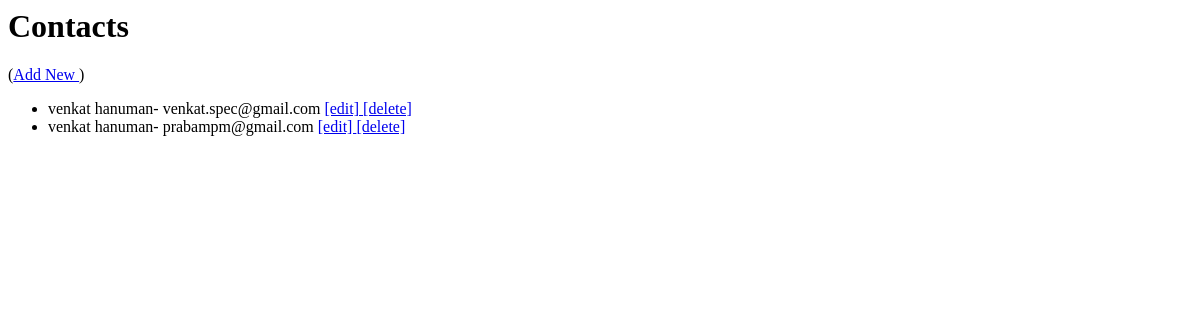
Before: / with the older database file.
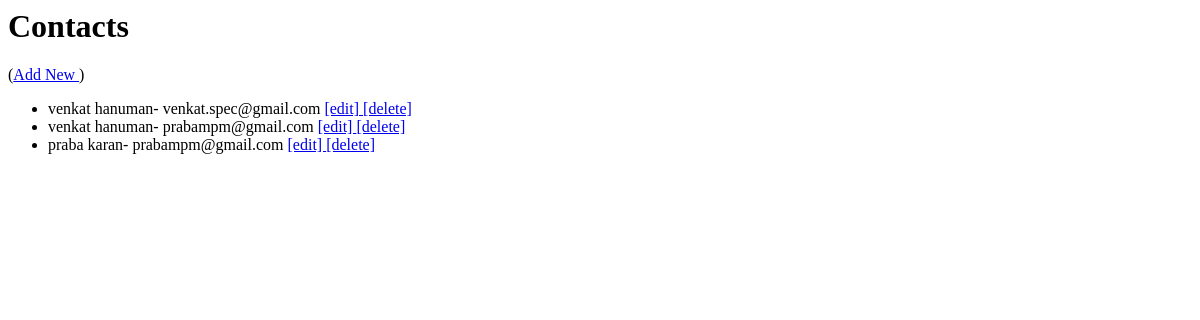
After: the same page with the newer database file.
### webapp/models.py (models this page shows)
class Contact(models.Model):
    first_name = models.CharField(
        max_length=255,
    )
    last_name = models.CharField(
        max_length=255,
    )
    email = models.EmailField()
    def __str__(self):
        return ' '.join([
            self.first_name,
            self.last_name,
        ])

### webapp/views.py (the view)
# urls.py: url(r'^$', webapp.views.ListContactView.as_view(),name='contacts-list'),
class ListContactView(ListView):
    model = Contact

### demo/templates/webapp/contact_list.html (shortened to what this page needs)
<html>
<head>
</head>
<body>
<h1>Contacts</h1>(<a href="/add">Add New </a>)
<ul>
  {% for contact in object_list %}
    <li class="contact">{{ contact }}- {{contact.email}} <a href="/edit/{{contact.id}}">[edit] </a> <a href="/delete/{{contact.id}}">[delete]</a></li>
  {% endfor %}
</ul>
</body>
</html>

Changed rows visible on the page:
added Contact: first_name+last_name "praba karan", email "prabampm@gmail.com"
